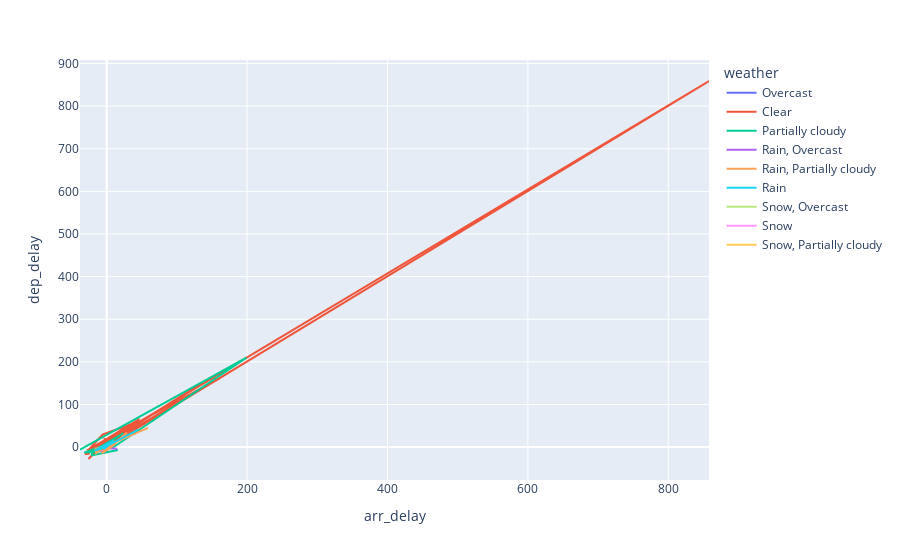

Source (notebook cell):
### Code cell
df = px.data.gapminder().query("continent == 'Oceania'")
fig = px.line(data, x='arr_delay', y='dep_delay', color='weather')
fig.show()

### Figure 1 — Plotly figure (JSON) as saved in the notebook; plotly's stock layout.template omitted (floating-point values rounded to 4 significant figures)
{"data": [{"hovertemplate": "weather=Overcast<br>arr_delay=%{x}<br>dep_delay=%{y}<extra></extra>", "legendgroup": "Overcast", "line": {"color": "#636efa", "dash": "solid"}, "mode": "lines", "name": "Overcast", "orientation": "v", "showlegend": true, "type": "scatter", "x": [-16, -2, -15, -14, -18], "xaxis": "x", "y": [-5, -4, -9, -8, -1], "yaxis": "y"}, {"hovertemplate": "weather=Clear<br>arr_delay=%{x}<br>dep_delay=%{y}<extra></extra>", "legendgroup": "Clear", "line": {"color": "#EF553B", "dash": "solid"}, "mode": "lines", "name": "Clear", "orientation": "v", "showlegend": true, "type": "scatter", "x": [-5, -9, 161, -24, -6, 45, -28, 11, -16, -21, 4, -31, -24, -31, 858, -4, -18, 47, -15, -4, -8, -26, -9, 11, -3, -3, -1, -8, 1, 0, -17, 31, -20, -5, -2, -2, -4, 135, -16], "xaxis": "x", "y": [-4, -2, 161, -3, 29, 60, -8, 13, -3, -10, -3, -14, -15, -17, 859, -3, 1, 66, -2, -5, 3, -28, -1, 6, 19, 14, -3, -6, -9, -7, -10, 35, -12, -1, -13, -5, 5, 150, -9], "yaxis": "y"}, {"hovertemplate": "weather=Partially cloudy<br>arr_delay=%{x}<br>dep_delay=%{y}<extra></extra>", "legendgroup": "Partially cloudy", "line": {"color": "#00cc96", "dash": "solid"}, "mode": "lines", "name": "Partially cloudy", "orientation": "v", "showlegend": true, "type": "scatter", "x": [-38, 199, 9, 7, -15, -32, -9, -17, 24, -21, -21, 16], "xaxis": "x", "y": [-6, 210, -1, 11, -11, -13, 1, -14, 33, -11, -19, -7], "yaxis": "y"}, {"hovertemplate": "weather=Rain, Overcast<br>arr_delay=%{x}<br>dep_delay=%{y}<extra></extra>", "legendgroup": "Rain, Overcast", "line": {"color": "#ab63fa", "dash": "solid"}, "mode": "lines", "name": "Rain, Overcast", "orientation": "v", "showlegend": true, "type": "scatter", "x": [15, -3, -3, -16, -14], "xaxis": "x", "y": [-4, -2, -10, -7, -6], "yaxis": "y"}, {"hovertemplate": "weather=Rain, Partially cloudy<br>arr_delay=%{x}<br>dep_delay=%{y}<extra></extra>", "legendgroup": "Rain, Partially cloudy", "line": {"color": "#FFA15A", "dash": "solid"}, "mode": "lines", "name": "Rain, Partially cloudy", "orientation": "v", "showlegend": true, "type": "scatter", "x": [59, 2, -16, -15, 11, -2, -7, 5, 29], "xaxis": "x", "y": [45, 4, -4, -14, 14, -6, -14, -2, 34], "yaxis": "y"}, {"hovertemplate": "weather=Rain<br>arr_delay=%{x}<br>dep_delay=%{y}<extra></extra>", "legendgroup": "Rain", "line": {"color": "#19d3f3", "dash": "solid"}, "mode": "lines", "name": "Rain", "orientation": "v", "showlegend": true, "type": "scatter", "x": [45, -6, -17, 10, -4], "xaxis": "x", "y": [41, -3, -8, 15, -5], "yaxis": "y"}, {"hovertemplate": "weather=<br>arr_delay=%{x}<br>dep_delay=%{y}<extra></extra>", "legendgroup": "", "line": {"color": "#FF6692", "dash": "solid"}, "mode": "lines", "name": "", "orientation": "v", "showlegend": false, "type": "scatter", "x": [-4], "xaxis": "x", "y": [-7], "yaxis": "y"}, {"hovertemplate": "weather=Snow, Overcast<br>arr_delay=%{x}<br>dep_delay=%{y}<extra></extra>", "legendgroup": "Snow, Overcast", "line": {"color": "#B6E880", "dash": "solid"}, "mode": "lines", "name": "Snow, Overcast", "orientation": "v", "showlegend": true, "type": "scatter", "x": [2], "xaxis": "x", "y": [-6], "yaxis": "y"}, {"hovertemplate": "weather=Snow<br>arr_delay=%{x}<br>dep_delay=%{y}<extra></extra>", "legendgroup": "Snow", "line": {"color": "#FF97FF", "dash": "solid"}, "mode": "lines", "name": "Snow", "orientation": "v", "showlegend": true, "type": "scatter", "x": [25], "xaxis": "x", "y": [3], "yaxis": "y"}, {"hovertemplate": "weather=Snow, Partially cloudy<br>arr_delay=%{x}<br>dep_delay=%{y}<extra></extra>", "legendgroup": "Snow, Partially cloudy", "line": {"color": "#FECB52", "dash": "solid"}, "mode": "lines", "name": "Snow, Partially cloudy", "orientation": "v", "showlegend": true, "type": "scatter", "x": [-24], "xaxis": "x", "y": [-14], "yaxis": "y"}], "layout": {"autosize": true, "legend": {"title": {"text": "weather"}, "tracegroupgap": 0}, "margin": {"t": 60}, "xaxis": {"anchor": "y", "autorange": true, "domain": [0, 1], "range": [-38, 858], "title": {"text": "arr_delay"}, "type": "linear"}, "yaxis": {"anchor": "x", "autorange": true, "domain": [0, 1], "range": [-77.28, 908.3], "title": {"text": "dep_delay"}, "type": "linear"}}}
